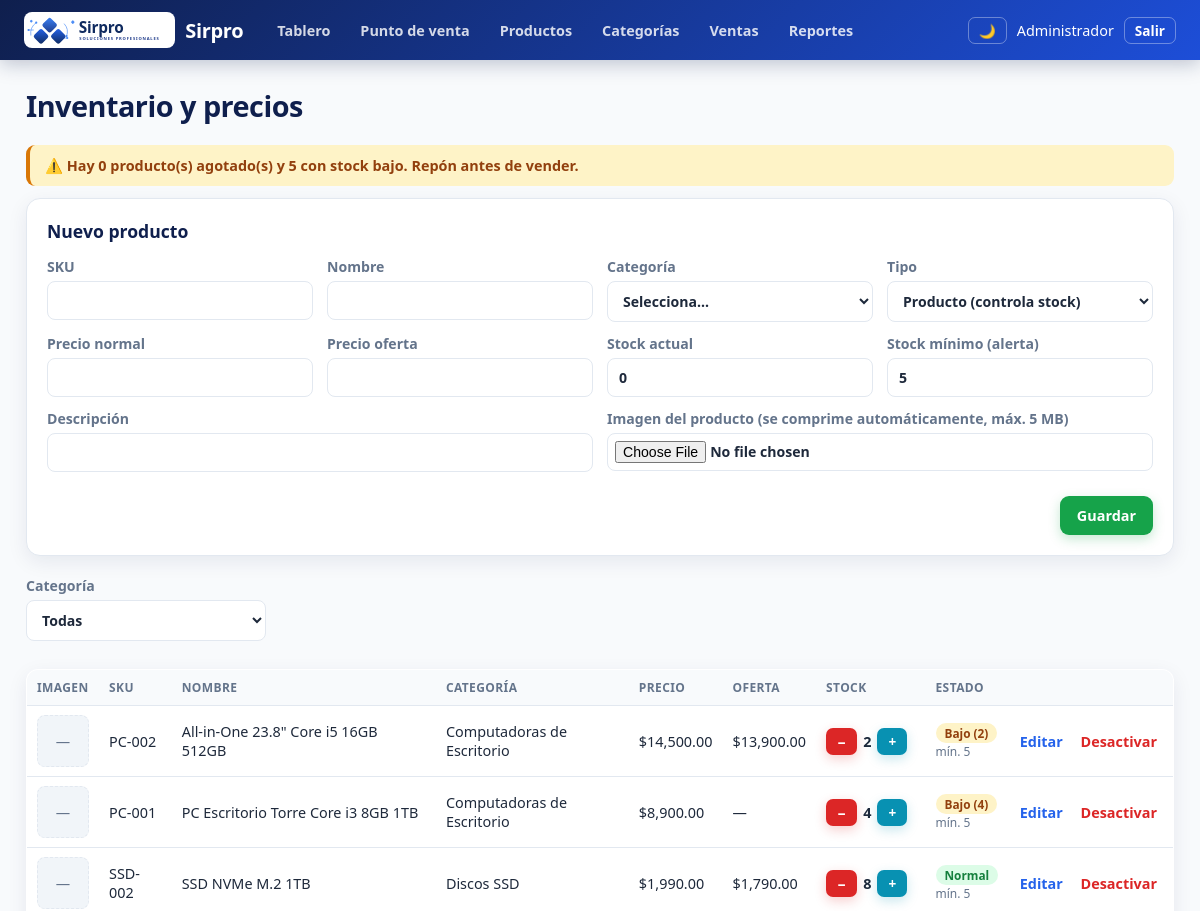
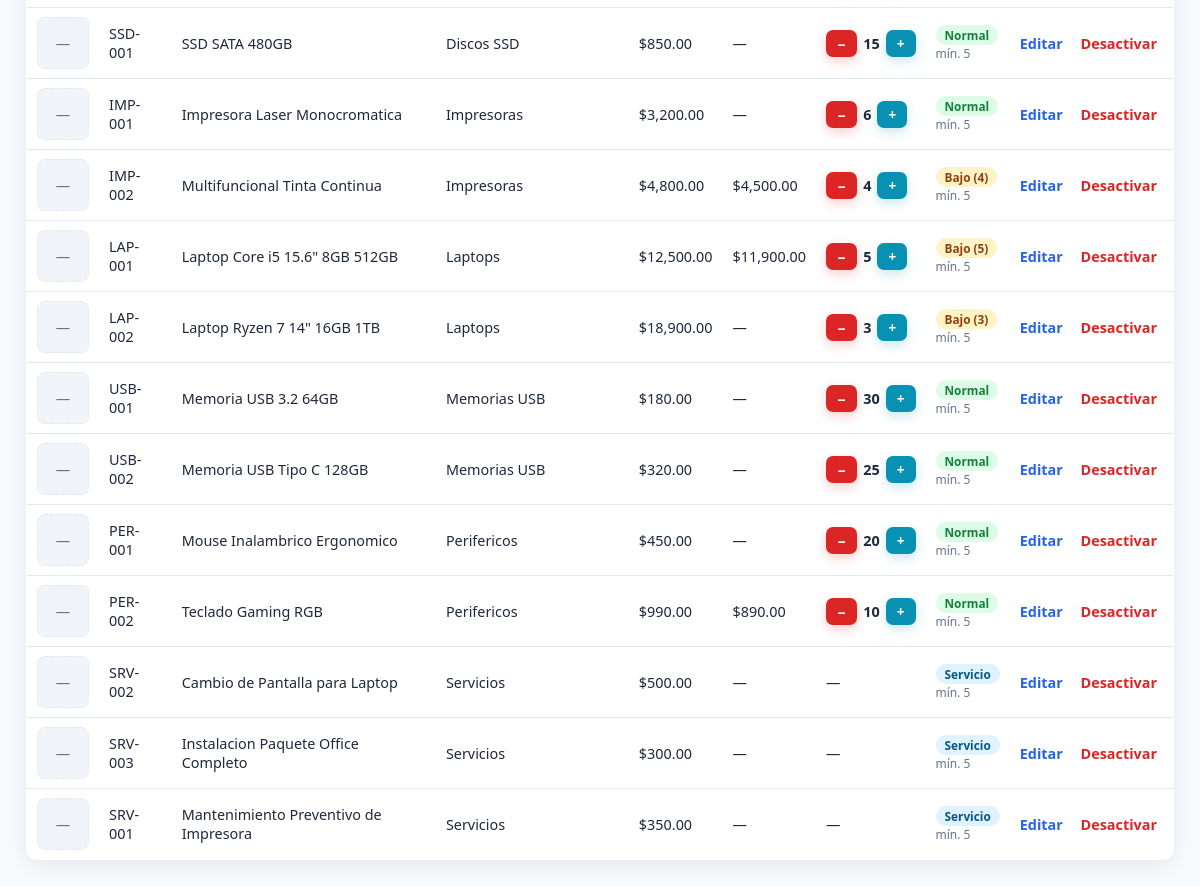
The app's page /productos.php (signed in) with its own data (2 pictures, top to bottom).
### tables this page shows
CREATE TABLE productos (
    id INT AUTO_INCREMENT PRIMARY KEY,
    sku VARCHAR(50) NOT NULL UNIQUE,
    nombre VARCHAR(150) NOT NULL,
    categoria_id INT NOT NULL,
    tipo ENUM('producto','servicio') NOT NULL DEFAULT 'producto',
    descripcion TEXT,
    imagen VARCHAR(120) NULL,
    precio DECIMAL(10,2) NOT NULL DEFAULT 0,
    precio_oferta DECIMAL(10,2) NULL,
    stock INT NOT NULL DEFAULT 0,
    stock_minimo INT NOT NULL DEFAULT 5,
    activo TINYINT(1) NOT NULL DEFAULT 1,
    FOREIGN KEY (categoria_id) REFERENCES categorias(id)
);

CREATE TABLE categorias (
    id INT AUTO_INCREMENT PRIMARY KEY,
    nombre VARCHAR(100) NOT NULL UNIQUE
);

### productos.php (the view, shortened to what this page needs)
<?php
require __DIR__ . '/includes/bootstrap.php';
$pdo = db();
$editando = null;
$sql = 'SELECT p.*, c.nombre AS categoria FROM productos p
        JOIN categorias c ON c.id = p.categoria_id WHERE p.activo = 1';
$params = [];
$sql .= ' ORDER BY c.nombre, p.nombre';
$stmt = $pdo->prepare($sql);
$stmt->execute($params);
$productos = $stmt->fetchAll();
$resumenStock = $pdo->query(
    "SELECT SUM(stock <= 0) AS agotados, SUM(stock > 0 AND stock <= stock_minimo) AS bajos
     FROM productos WHERE activo = 1 AND tipo = 'producto'"
)->fetch();
$f = $editando ?? [
    'id' => 0, 'sku' => '', 'nombre' => '', 'categoria_id' => '', 'tipo' => 'producto',
    'descripcion' => '', 'imagen' => '', 'precio' => '', 'precio_oferta' => '',
    'stock' => 0, 'stock_minimo' => 5,
];
render('Productos', '');
?>
<h1>Inventario y precios</h1>
<?php if ((int) ($resumenStock['agotados'] ?? 0) > 0 || (int) ($resumenStock['bajos'] ?? 0) > 0): ?>
    <p class="alert warning">
        ⚠️ Hay <?= (int) $resumenStock['agotados'] ?> producto(s) agotado(s) y
        <?= (int) $resumenStock['bajos'] ?> con stock bajo. Repón antes de vender.
    </p>
<?php endif; ?>
<section class="card">
    <h2><?= $editando ? 'Editar producto' : 'Nuevo producto' ?></h2>
    <form method="post" class="grid-form" enctype="multipart/form-data">
        <label>SKU <input type="text" name="sku" maxlength="50" value="<?= e($f['sku']) ?>" required></label>
        <label>Nombre <input type="text" name="nombre" maxlength="150" value="<?= e($f['nombre']) ?>" required></label>
        <label>Categoría
            <select name="categoria_id" required>
                <option value="">Selecciona...</option>
            </select>
        </label>
        <label>Tipo
            <select name="tipo">
                <option value="producto" <?= $f['tipo'] === 'producto' ? 'selected' : '' ?>>Producto (controla stock)</option>
            </select>
        </label>
        <label>Precio normal <input type="number" name="precio" step="0.01" min="0" max="100000000" value="<?= e($f['precio']) ?>" required></label>
        <label>Precio oferta <input type="number" name="precio_oferta" step="0.01" min="0" max="100000000" value="<?= e($f['precio_oferta']) ?>"></label>
        <label>Stock actual <input type="number" name="stock" min="0" max="1000000" value="<?= (int) $f['stock'] ?>"></label>
        <label>Stock mínimo (alerta) <input type="number" name="stock_minimo" min="0" max="1000000" value="<?= (int) ($f['stock_minimo'] ?? 5) ?>"></label>
        <label class="ancho">Descripción <input type="text" name="descripcion" maxlength="500" value="<?= e($f['descripcion']) ?>"></label>
        <label class="ancho">Imagen del producto (se comprime automáticamente, máx. 5 MB)
            <input type="file" name="imagen" accept="image/jpeg,image/png,image/gif,image/webp">
        </label>
        <div class="acciones">
            <button type="submit" class="btn success">Guardar</button>
        </div>
    </form>
</section>
<form method="get" class="toolbar">
    <label>Categoría
        <select name="categoria" onchange="this.form.submit()">
            <option value="0">Todas</option>
        </select>
    </label>
</form>
<table class="tabla">
    <thead>
        <tr><th>Imagen</th><th>SKU</th><th>Nombre</th><th>Categoría</th><th>Precio</th><th>Oferta</th><th>Stock</th><th>Estado</th><th></th></tr>
    </thead>
    <tbody>
    <?php foreach ($productos as $p): ?>
        <?php $minimo = (int) ($p['stock_minimo'] ?? 5); ?>
        <tr>
            <td><?php if (!empty($p['imagen'])): ?><img src="<?= e(rutaImagen($p['imagen'])) ?>" alt="" class="thumb"><?php else: ?><span class="thumb thumb-vacio">—</span><?php endif; ?></td>
            <td><?= e($p['sku']) ?></td>
            <td><?= e($p['nombre']) ?></td>
            <td><?= e($p['categoria']) ?></td>
            <td><?= moneda((float) $p['precio']) ?></td>
            <td><?= $p['precio_oferta'] !== null ? moneda((float) $p['precio_oferta']) : '—' ?></td>
            <td>
                <?php if ($p['tipo'] === 'producto'): ?>
                <form method="post" class="inline">
                    <button name="ajuste" value="-1" class="btn mini danger" title="Quitar 1">−</button>
                    <strong><?= (int) $p['stock'] ?></strong>
                    <button name="ajuste" value="1" class="btn mini info" title="Agregar 1">+</button>
                </form>
                <?php else: ?>—<?php endif; ?>
            </td>
            <td><?= badgeStock((int) $p['stock'], $minimo, $p['tipo']) ?><small>mín. <?= $minimo ?></small></td>
            <td class="acciones-fila">
                <a href="productos.php?editar=<?= (int) $p['id'] ?>">Editar</a>
                <form method="post" class="inline" onsubmit="return confirm('¿Desactivar este producto? No se podrá vender.')">
                    <button type="submit" class="link-danger">Desactivar</button>
                </form>
            </td>
        </tr>
    <?php endforeach; ?>
    </tbody>
</table>
<?php renderFin(); ?>

### includes/bootstrap.php (shortened to what this page needs)
<?php
function e(mixed $valor): string
{
    return htmlspecialchars((string) $valor, ENT_QUOTES, 'UTF-8');
}
function moneda(float $monto): string
{
    return '$' . number_format($monto, 2);
}
function estadoStock(int $stock, int $minimo, string $tipo): string
{
    if ($tipo === 'servicio') {
        return 'servicio';
    }
    return $stock <= max(0, $minimo) ? 'bajo' : 'ok';
}
function etiquetaStock(string $estado): string
{
    return match ($estado) {
        'agotado' => 'Agotado',
        'bajo' => 'Stock bajo',
        'servicio' => 'Servicio',
        default => 'Normal',
    };
}
function badgeStock(int $stock, int $minimo, string $tipo): string
{
    $estado = estadoStock($stock, $minimo, $tipo);
    $etiqueta = $estado === 'bajo' ? 'Bajo (' . $stock . ')' : etiquetaStock($estado);
    return '<span class="badge ' . $estado . '">' . e($etiqueta) . '</span>';
}
function render(string $titulo, string $contenido): void
{
    $nombre = e($_SESSION['nombre'] ?? '');
    $rol = $_SESSION['rol'] ?? '';
    $links = $rol === 'admin'
        ? '<a href="dashboard.php">Tablero</a><a href="pos.php">Punto de venta</a><a href="productos.php">Productos</a><a href="categorias.php">Categorías</a><a href="ventas.php">Ventas</a><a href="reportes.php">Reportes</a>'
        : '<a href="dashboard.php">Tablero</a><a href="pos.php">Punto de venta</a><a href="ventas.php">Ventas</a>';
    echo <<<HTML
<!DOCTYPE html>
<html lang="es">
<head>
<meta charset="UTF-8">
<meta name="viewport" content="width=device-width, initial-scale=1">
<title>{$titulo} - Sirpro</title>
<link rel="stylesheet" href="assets/style.css">
<script>
function toggleDark(){
  document.body.classList.toggle('dark');
  localStorage.setItem('sirpro-dark', document.body.classList.contains('dark') ? '1' : '0');
  var b=document.getElementById('dark-btn'); if(b) b.textContent=document.body.classList.contains('dark')?'☀️':'🌙';
}
</script>
</head>
<body>
<script>
if (localStorage.getItem('sirpro-dark') === '1') document.body.classList.add('dark');
document.addEventListener('DOMContentLoaded', function(){
  if (document.body.classList.contains('dark')) {
    var b = document.getElementById('dark-btn');
    if (b) b.textContent = '☀️';
  }
});
</script>
<header class="topbar">
    <div class="brand"><img src="assets/logo.png" alt="Sirpro" onerror="this.onerror=function(){this.style.display='none'};this.src='assets/logo.svg'"><span>Sirpro</span></div>
    <nav>
        {$links}
    </nav>
    <div class="user"><button class="btn ghost mini" id="dark-btn" type="button" onclick="toggleDark()" title="Cambiar modo oscuro">🌙</button> {$nombre} <a class="btn ghost mini" href="logout.php">Salir</a></div>
</header>
<main>
HTML;
}
function renderFin(): void
{
    echo "</main>\n</body>\n</html>\n";
}

### records on screen
productos: sku "PC-002", nombre "All-in-One 23.8\" Core i5 16GB 512GB", categoria.nombre "Computadoras de Escritorio", precio "$14,500.00", precio_oferta "$13,900.00", stock "2", etiqueta "Bajo (2)", stock_minimo "5"
productos: sku "PC-001", nombre "PC Escritorio Torre Core i3 8GB 1TB", categoria.nombre "Computadoras de Escritorio", precio "$8,900.00", stock "4", etiqueta "Bajo (4)", stock_minimo "5"
productos: sku "SSD-002", nombre "SSD NVMe M.2 1TB", categoria.nombre "Discos SSD", precio "$1,990.00", precio_oferta "$1,790.00", stock "8", etiqueta "Normal", stock_minimo "5"
productos: sku "SSD-001", nombre "SSD SATA 480GB", categoria.nombre "Discos SSD", precio "$850.00", stock "15", etiqueta "Normal", stock_minimo "5"
productos: sku "IMP-001", nombre "Impresora Laser Monocromatica", categoria.nombre "Impresoras", precio "$3,200.00", stock "6", etiqueta "Normal", stock_minimo "5"
productos: sku "IMP-002", nombre "Multifuncional Tinta Continua", categoria.nombre "Impresoras", precio "$4,800.00", precio_oferta "$4,500.00", stock "4", etiqueta "Bajo (4)", stock_minimo "5"
productos: sku "LAP-001", nombre "Laptop Core i5 15.6\" 8GB 512GB", categoria.nombre "Laptops", precio "$12,500.00", precio_oferta "$11,900.00", stock "5", etiqueta "Bajo (5)", stock_minimo "5"
productos: sku "LAP-002", nombre "Laptop Ryzen 7 14\" 16GB 1TB", categoria.nombre "Laptops", precio "$18,900.00", stock "3", etiqueta "Bajo (3)", stock_minimo "5"
productos: sku "USB-001", nombre "Memoria USB 3.2 64GB", categoria.nombre "Memorias USB", precio "$180.00", stock "30", etiqueta "Normal", stock_minimo "5"
productos: sku "USB-002", nombre "Memoria USB Tipo C 128GB", categoria.nombre "Memorias USB", precio "$320.00", stock "25", etiqueta "Normal", stock_minimo "5"
productos: sku "PER-001", nombre "Mouse Inalambrico Ergonomico", categoria.nombre "Perifericos", precio "$450.00", stock "20", etiqueta "Normal", stock_minimo "5"
productos: sku "PER-002", nombre "Teclado Gaming RGB", categoria.nombre "Perifericos", precio "$990.00", precio_oferta "$890.00", stock "10", etiqueta "Normal", stock_minimo "5"
productos: sku "SRV-002", nombre "Cambio de Pantalla para Laptop", categoria.nombre "Servicios", precio "$500.00", etiqueta "Servicio", stock_minimo "5"
productos: sku "SRV-003", nombre "Instalacion Paquete Office Completo", categoria.nombre "Servicios", precio "$300.00", etiqueta "Servicio", stock_minimo "5"
productos: sku "SRV-001", nombre "Mantenimiento Preventivo de Impresora", categoria.nombre "Servicios", precio "$350.00", etiqueta "Servicio", stock_minimo "5"

### other values on screen
$nombre "Administrador"
$resumenStock['agotados'] "0"
$resumenStock['bajos'] "5"
